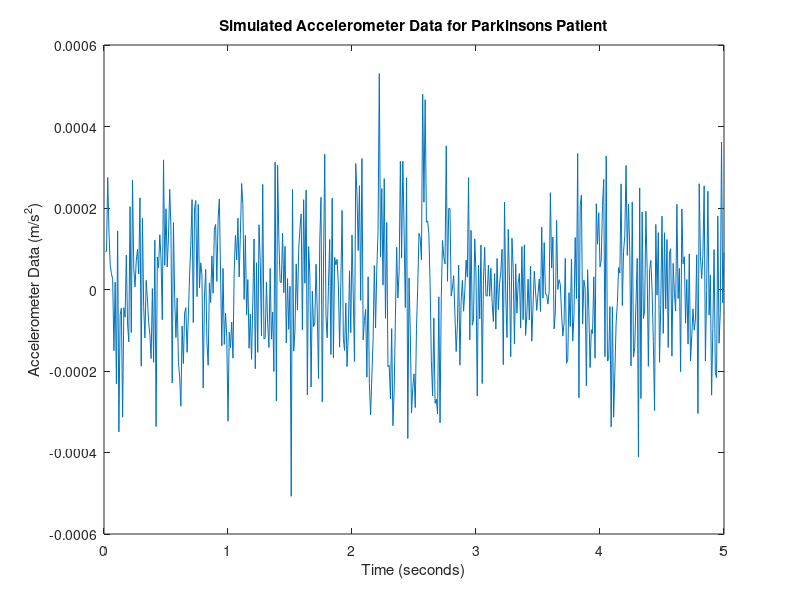

MATLAB code to generate this figure:
%Reversing tremordetection steps to make simulated data
%Parkinson's patient, no voluntary motion

%Simulated data should end up with peakf between 3.5 and 7.5 Hz.  Studies
%show 4, 5, 6, one shows 8; use 5.5 Hz, halfway point
peakf=5.5;
f=(0.1:0.1:50);
ps=zeros(1,500);
fs=100;

div1=3.2*10;
divf=50*10;

%With nondirectional voluntary motion, low frequencies have amp 1/3 to 1/2
volampa=0.3;
volampb=0.5;
for i=1:div1
    ps(i)=volampa+(volampb-volampa)*rand;
end

%Between 0 and 1 percent for all other frequencies
for i=div1+1:divf
    ps(i)=0.01*rand;
end

%ps is simulated frequency data; perform ifft to get simulated
%accelerometer data

%"Unprocess" first, make more realistic/"raw"
%Add in noise
angles=rand(1,500)*2*pi;
Re=zeros(1,500);
Im=zeros(1,500);
for i=1:500
    Re(i)=ps(i)*cos(angles(i));
    Im(i)=ps(i)*sin(angles(i));
end
psnew=Re+(Im*1j);
%Taper ends with tukeywin
psnew=psnew.*tukeywin(500,0.75)';

%Now convert to time
simdatmag=ifft(psnew);
save('SimulatedData3b','simdatmag')

%plot Accelerometer data
x=0.01*(1:500);
figure
plot(x,simdatmag)
xlabel('Time (seconds)')
ylabel('Accelerometer Data (m/s^2)')
title('Simulated Accelerometer Data for Parkinsons Patient')

%Does the simulated frequency data actually match the PD metrics?
peakpower=sum(ps(52:58));
totpower=sum(ps(32:120));
rat=peakpower/totpower;
if rat>=0.85
    fprintf('Peak Power is %d of total power spectra\n',rat)
    fprintf('Tremor detected is valid Parkinsons tremor\n')
else
    fprintf('No Parkinsons, peak power is %d\n', rat)
end